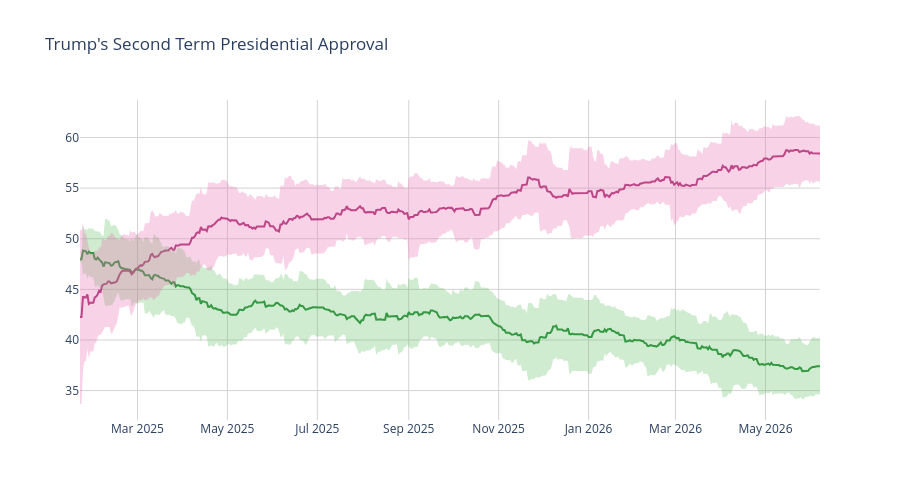

The code cell stored with this chart in its notebook:
### Code cell
disappr_ci_hex = "#e86eaf"
appr_ci_hex = "#60be65"
disappr_ci_rgba = "rgba(232, 110, 175, 0.3)"
appr_ci_rgba = "rgba(96, 190, 101, 0.3)"
grid_col = "#d4d2d2"


# Approve
fig = go.Figure(go.Scatter(
    x=pres['end_date'],
    y=pres['approve'],
    hovertemplate="%{y:.2f}%",
    name="<b>Approve</b>",
    line=dict(color="#228833"),
    showlegend=False
))

# Disapprove
fig.add_trace(go.Scatter(
    x=pres['end_date'],
    y=pres['disapprove'],
    hovertemplate="%{y:.2f}%",
    name="<b>Disapprove</b>",
    line=dict(color="#aa3377"),
    showlegend=False
    )
)

# Approve CI
fig.add_traces([

    # Upper bound
    go.Scatter(
        x=pres['end_date'],
        y=pres['approve_upper_ci'],
        marker=dict(color=appr_ci_hex),
        line=dict(width=0),
        mode='lines',
        showlegend=False,
        hoverinfo="skip"
    ),

    # Lower bound
    go.Scatter(
        x=pres['end_date'],
        y=pres['approve_lower_ci'],
        marker=dict(color=appr_ci_hex),
        line=dict(width=0),
        mode='lines',
        fillcolor=appr_ci_rgba,
        fill="tonexty",
        showlegend=False,
        hoverinfo="skip"
    )
])

# Disapprove CI
fig.add_traces([

    # Upper bound
    go.Scatter(
        x=pres['end_date'],
        y=pres['disapprove_upper_ci'],
        marker=dict(color=disappr_ci_hex),
        line=dict(width=0),
        mode='lines',
        showlegend=False,
        hoverinfo="skip"
    ),

    # Lower bound
    go.Scatter(
        x=pres['end_date'],
        y=pres['disapprove_lower_ci'],
        marker=dict(color=disappr_ci_hex),
        line=dict(width=0),
        mode='lines',
        fillcolor=disappr_ci_rgba,
        fill="tonexty",
        showlegend=False,
        hoverinfo="skip"
    )
])

fig.update_layout(
    title=dict(text="Trump's Second Term Presidential Approval"),
    hovermode="x"
)

fig.update_xaxes(gridcolor=grid_col)
fig.update_yaxes(gridcolor=grid_col)

fig.update_layout(hovermode="x", hoverlabel_align="right", plot_bgcolor="rgba(0, 0, 0, 0)", height=500)
fig.show()

### Figure 1 — Plotly figure (JSON) as saved in the notebook; plotly's stock layout.template omitted (floating-point values rounded to 4 significant figures; data arrays with more than 128 entries replaced by an {"elided": "..."} marker saying what was removed)
{"data": [{"hovertemplate": "%{y:.2f}%", "line": {"color": "#228833"}, "name": "<b>Approve</b>", "showlegend": false, "type": "scatter", "x": {"elided": "503 str values"}, "y": {"elided": "503 float values"}}, {"hovertemplate": "%{y:.2f}%", "line": {"color": "#aa3377"}, "name": "<b>Disapprove</b>", "showlegend": false, "type": "scatter", "x": {"elided": "503 str values"}, "y": {"elided": "503 float values"}}, {"hoverinfo": "skip", "line": {"width": 0}, "marker": {"color": "#60be65"}, "mode": "lines", "showlegend": false, "type": "scatter", "x": {"elided": "503 str values"}, "y": {"elided": "503 float values"}}, {"fill": "tonexty", "fillcolor": "rgba(96, 190, 101, 0.3)", "hoverinfo": "skip", "line": {"width": 0}, "marker": {"color": "#60be65"}, "mode": "lines", "showlegend": false, "type": "scatter", "x": {"elided": "503 str values"}, "y": {"elided": "503 float values"}}, {"hoverinfo": "skip", "line": {"width": 0}, "marker": {"color": "#e86eaf"}, "mode": "lines", "showlegend": false, "type": "scatter", "x": {"elided": "503 str values"}, "y": {"elided": "503 float values"}}, {"fill": "tonexty", "fillcolor": "rgba(232, 110, 175, 0.3)", "hoverinfo": "skip", "line": {"width": 0}, "marker": {"color": "#e86eaf"}, "mode": "lines", "showlegend": false, "type": "scatter", "x": {"elided": "503 str values"}, "y": {"elided": "503 float values"}}], "layout": {"height": 500, "hoverlabel": {"align": "right"}, "hovermode": "x", "plot_bgcolor": "rgba(0, 0, 0, 0)", "title": {"text": "Trump's Second Term Presidential Approval"}, "xaxis": {"gridcolor": "#d4d2d2"}, "yaxis": {"gridcolor": "#d4d2d2"}}}
